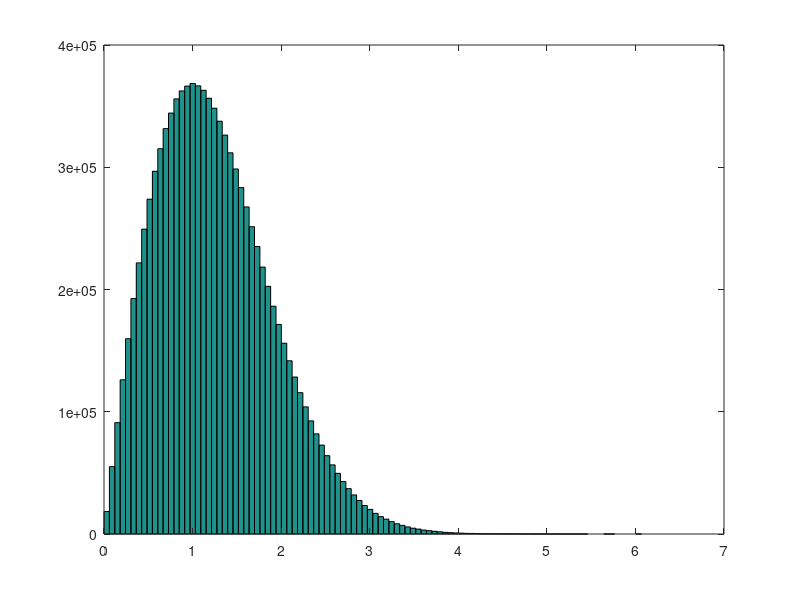
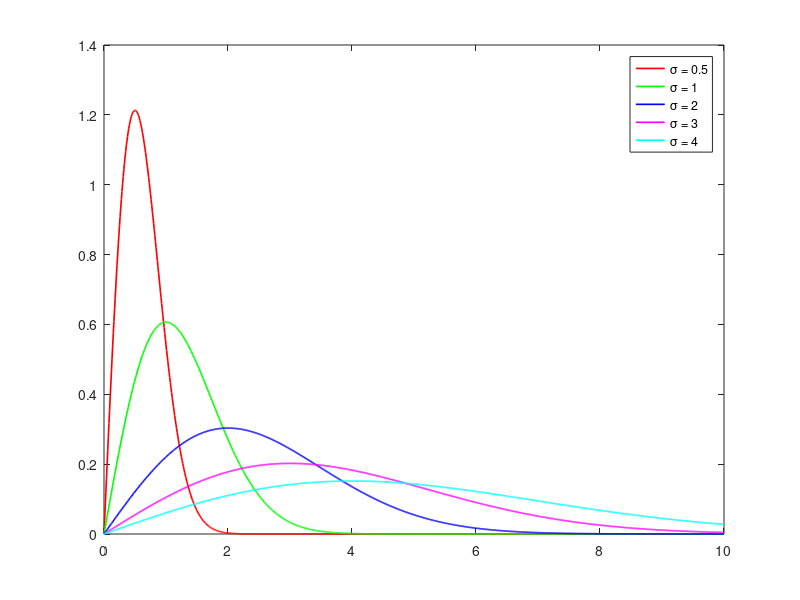
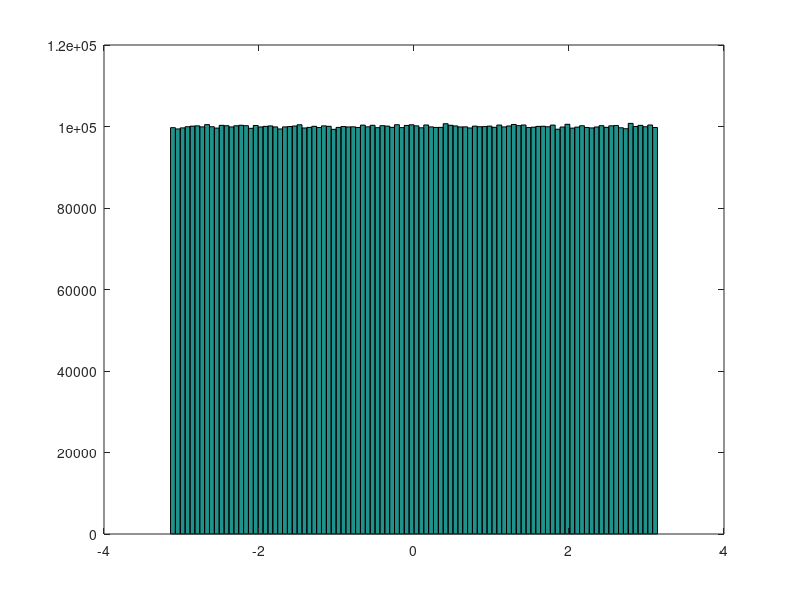

Reproduce these figures in MATLAB, in order.
function classpractice2_5(~)
clear
clc
disp('-----------------------------------------------------------------------------')
disp('-------------------------This is Class Practice 2.5--------------------------')
disp('---------Simulation of (complex) Rayleigh flat fading channels---------')
disp('--------------------By Mingjun Ying at July 25th 2021-------------------')
disp('-----------------------------------------------------------------------------')
fprintf("\n")

%Generate a large number of random samples
alpha=randn(1,1e7)+1i*randn(1,1e7);
figure(1)
%Plot the histograms of the magnitudes and phases
hist(abs(alpha), 100)

figure(2)
%Compute the pdf of a Rayleigh distribution with parameter B = 0.5
x = [0:0.01:10];
p0 = raylpdf(x,0.5);
plot(x,p0,'r-','linewidth',1.2)
hold on
p1 = raylpdf(x,1);
plot(x,p1,'g-','linewidth',1.2)
p2 = raylpdf(x,2);
plot(x,p2,'b-','linewidth',1.2)
p3 = raylpdf(x,3);
plot(x,p3,'m-','linewidth',1.2)
p4 = raylpdf(x,4);
plot(x,p4,'c-','linewidth',1.2)
legend('\sigma = 0.5','\sigma = 1','\sigma = 2','\sigma = 3','\sigma = 4');
hold off

figure(3)
hist (angle(alpha),100)
end